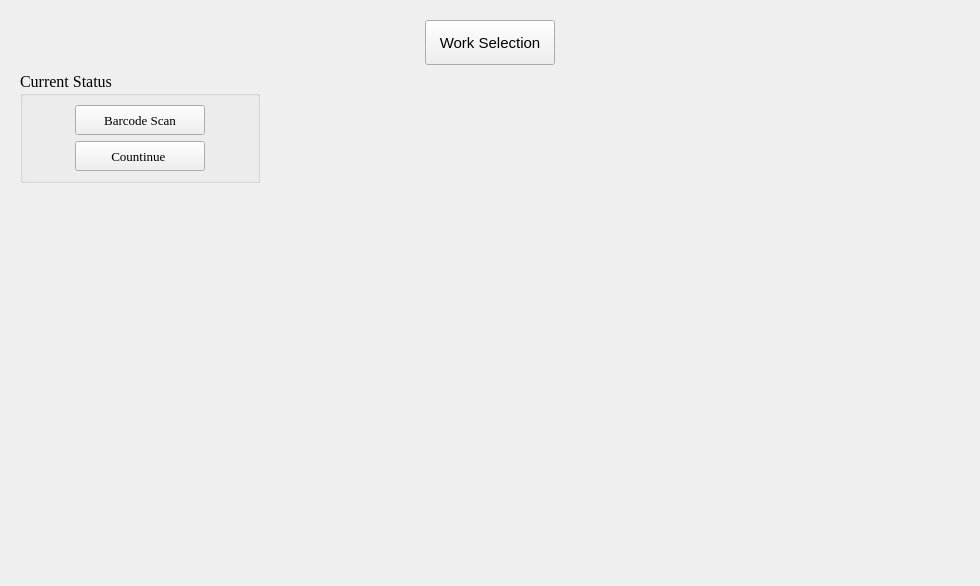
<?xml version="1.0" encoding="UTF-8"?>
<ui version="4.0">
 <class>User_WIndow</class>
 <widget class="QFrame" name="User_WIndow">
  <property name="geometry">
   <rect>
    <x>0</x>
    <y>0</y>
    <width>980</width>
    <height>586</height>
   </rect>
  </property>
  <property name="minimumSize">
   <size>
    <width>980</width>
    <height>0</height>
   </size>
  </property>
  <property name="windowTitle">
   <string>Welcome! Normal User</string>
  </property>
  <property name="windowIcon">
   <iconset>
    <normaloff>:/icon/icon/首页.ico</normaloff>:/icon/icon/首页.ico</iconset>
  </property>
  <property name="styleSheet">
   <string notr="true"/>
  </property>
  <layout class="QHBoxLayout" name="horizontalLayout">
   <item>
    <widget class="QWidget" name="widget" native="true">
     <property name="minimumSize">
      <size>
       <width>950</width>
       <height>550</height>
      </size>
     </property>
     <property name="styleSheet">
      <string notr="true">QFrame {
		background-color :rgb(255, 255, 255)
}</string>
     </property>
     <layout class="QVBoxLayout" name="verticalLayout_5">
      <item>
       <layout class="QHBoxLayout" name="horizontalLayout_6">
        <item>
         <layout class="QHBoxLayout" name="horizontalLayout_5">
          <item>
           <spacer name="horizontalSpacer_2">
            <property name="orientation">
             <enum>Qt::Horizontal</enum>
            </property>
            <property name="sizeHint" stdset="0">
             <size>
              <width>88</width>
              <height>20</height>
             </size>
            </property>
           </spacer>
          </item>
          <item>
           <widget class="QPushButton" name="fresh_pushButton">
            <property name="minimumSize">
             <size>
              <width>130</width>
              <height>45</height>
             </size>
            </property>
            <property name="font">
             <font>
              <pointsize>11</pointsize>
             </font>
            </property>
            <property name="text">
             <string>Work Selection</string>
            </property>
           </widget>
          </item>
          <item>
           <spacer name="horizontalSpacer">
            <property name="orientation">
             <enum>Qt::Horizontal</enum>
            </property>
            <property name="sizeHint" stdset="0">
             <size>
              <width>138</width>
              <height>20</height>
             </size>
            </property>
           </spacer>
          </item>
         </layout>
        </item>
       </layout>
      </item>
      <item>
       <layout class="QFormLayout" name="formLayout_3">
        <item row="1" column="0">
         <layout class="QVBoxLayout" name="verticalLayout_4">
          <item>
           <widget class="QGroupBox" name="groupBox_2">
            <property name="minimumSize">
             <size>
              <width>240</width>
              <height>110</height>
             </size>
            </property>
            <property name="maximumSize">
             <size>
              <width>240</width>
              <height>16777215</height>
             </size>
            </property>
            <property name="font">
             <font>
              <family>Times New Roman</family>
              <pointsize>12</pointsize>
             </font>
            </property>
            <property name="title">
             <string>Current Status</string>
            </property>
            <layout class="QGridLayout" name="gridLayout">
             <property name="leftMargin">
              <number>13</number>
             </property>
             <property name="rightMargin">
              <number>13</number>
             </property>
             <item row="1" column="0">
              <widget class="QPushButton" name="Countinue_pushButton">
               <property name="minimumSize">
                <size>
                 <width>90</width>
                 <height>30</height>
                </size>
               </property>
               <property name="maximumSize">
                <size>
                 <width>130</width>
                 <height>50</height>
                </size>
               </property>
               <property name="font">
                <font>
                 <family>Times New Roman</family>
                 <pointsize>10</pointsize>
                </font>
               </property>
               <property name="text">
                <string>Countinue </string>
               </property>
               <property name="iconSize">
                <size>
                 <width>28</width>
                 <height>24</height>
                </size>
               </property>
              </widget>
             </item>
             <item row="0" column="0">
              <widget class="QPushButton" name="Barcode_Scan_pushButton">
               <property name="minimumSize">
                <size>
                 <width>90</width>
                 <height>30</height>
                </size>
               </property>
               <property name="maximumSize">
                <size>
                 <width>130</width>
                 <height>50</height>
                </size>
               </property>
               <property name="font">
                <font>
                 <family>Times New Roman</family>
                 <pointsize>10</pointsize>
                </font>
               </property>
               <property name="styleSheet">
                <string notr="true"/>
               </property>
               <property name="text">
                <string>Barcode Scan</string>
               </property>
              </widget>
             </item>
            </layout>
           </widget>
          </item>
         </layout>
        </item>
       </layout>
      </item>
     </layout>
    </widget>
   </item>
  </layout>
 </widget>
 <resources>
  <include location="resource.qrc"/>
 </resources>
 <connections/>
</ui>
